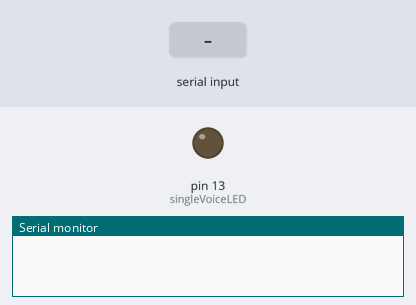
The sketch below on a simulated Arduino Uno, built with avr-gcc and run on an emulated ATmega328P. Shown: output pins drawn as LEDs (lit = HIGH), the last lines printed to the serial monitor. The test bench sets the inputs (shaded band).

Above: at 1.2 s.
1.3 s: "*light off" received over Serial
At 2.6 s:
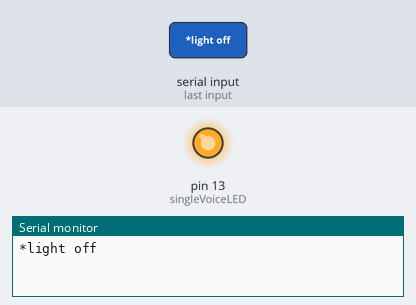
2.9 s: "*light on" received over Serial
At 3.4 s:
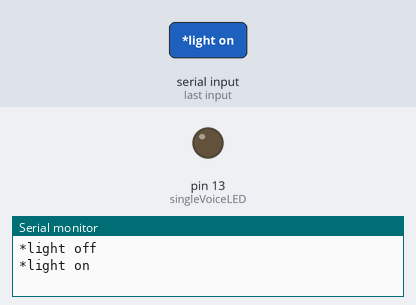
Timing chart, 0 to 5.9 s (numbered marks = the images above; inputs shaded):
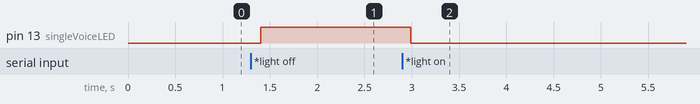

The sketch:

all_in_one_20200325.ino
```cpp
String voice;

const int singleVoiceLED = 13;


void setup() {
  Serial.begin(9600);

  pinMode (singleVoiceLED, OUTPUT);


}

void loop() {

SingleLedVoiceControl();

}

//voice controlled single light

void SingleLedVoiceControl() {
  while (Serial.available())
  {
    delay(10);
    char c = Serial.read();
    if (c == '#') {
      break;
    }
    voice += c;
  }

  if (voice.length() > 0) {
    Serial.println(voice);

    if (voice == "*light on")
    {
      digitalWrite(singleVoiceLED, LOW);

    }
    else if (voice == "*light off")
    {

      digitalWrite(singleVoiceLED, HIGH);

    }
  }
  voice = "";
}
```

Measured:
- after the input at 1.3 s, pin 13 (singleVoiceLED): LOW → HIGH after 0.10 s
- after the input at 2.9 s, pin 13 (singleVoiceLED): HIGH → LOW after 0.09 s
